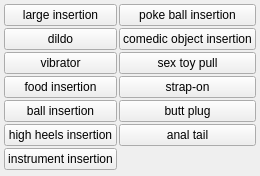
<?xml version="1.0" encoding="UTF-8"?>
<ui version="4.0">
 <class>objects_menu</class>
 <widget class="QWidget" name="objects_menu">
  <property name="geometry">
   <rect><x>0</x><y>0</y><width>240</width><height>176</height></rect>
  </property>
  <layout class="QGridLayout" name="grid">
   <property name="leftMargin"><number>4</number></property>
   <property name="topMargin"><number>4</number></property>
   <property name="rightMargin"><number>4</number></property>
   <property name="bottomMargin"><number>4</number></property>
   <property name="horizontalSpacing"><number>2</number></property>
   <property name="verticalSpacing"><number>2</number></property>
   <item row="0" column="0">
    <widget class="QPushButton" name="chk_large_insertion">
     <property name="checkable"><bool>true</bool></property>
     <property name="text"><string>large insertion</string></property>
     <property name="tags" stdset="0"><string>large insertion</string></property>
    </widget>
   </item>
   <item row="1" column="0">
    <widget class="QPushButton" name="chk_dildo">
     <property name="checkable"><bool>true</bool></property>
     <property name="text"><string>dildo</string></property>
     <property name="tags" stdset="0"><string>dildo</string></property>
     <property name="submenu" stdset="0"><string>:/secondarymenu/objects_dildo_menu.ui</string></property>
    </widget>
   </item>
   <item row="2" column="0">
    <widget class="QPushButton" name="chk_vibrator">
     <property name="checkable"><bool>true</bool></property>
     <property name="text"><string>vibrator</string></property>
     <property name="tags" stdset="0"><string>vibrator</string></property>
     <property name="submenu" stdset="0"><string>:/secondarymenu/objects_vibrator_menu.ui</string></property>
    </widget>
   </item>
   <item row="3" column="0">
    <widget class="QPushButton" name="chk_food_insertion">
     <property name="checkable"><bool>true</bool></property>
     <property name="text"><string>food insertion</string></property>
     <property name="tags" stdset="0"><string>food insertion</string></property>
     <property name="submenu" stdset="0"><string>:/secondarymenu/objects_food_insertion_menu.ui</string></property>
    </widget>
   </item>
   <item row="4" column="0">
    <widget class="QPushButton" name="chk_ball_insertion">
     <property name="checkable"><bool>true</bool></property>
     <property name="text"><string>ball insertion</string></property>
     <property name="tags" stdset="0"><string>ball insertion</string></property>
    </widget>
   </item>
   <item row="5" column="0">
    <widget class="QPushButton" name="chk_high_heels_insertion">
     <property name="checkable"><bool>true</bool></property>
     <property name="text"><string>high heels insertion</string></property>
     <property name="tags" stdset="0"><string>high heels insertion</string></property>
    </widget>
   </item>
   <item row="6" column="0">
    <widget class="QPushButton" name="chk_instrument_insertion">
     <property name="checkable"><bool>true</bool></property>
     <property name="text"><string>instrument insertion</string></property>
     <property name="tags" stdset="0"><string>instrument insertion</string></property>
    </widget>
   </item>
   <item row="0" column="1">
    <widget class="QPushButton" name="chk_poke_ball_insertion">
     <property name="checkable"><bool>true</bool></property>
     <property name="text"><string>poke ball insertion</string></property>
     <property name="tags" stdset="0"><string>poke ball insertion</string></property>
    </widget>
   </item>
   <item row="1" column="1">
    <widget class="QPushButton" name="chk_comedic_object_insertion">
     <property name="checkable"><bool>true</bool></property>
     <property name="text"><string>comedic object insertion</string></property>
     <property name="tags" stdset="0"><string>comedic object insertion</string></property>
    </widget>
   </item>
   <item row="2" column="1">
    <widget class="QPushButton" name="chk_sex_toy_pull">
     <property name="checkable"><bool>true</bool></property>
     <property name="text"><string>sex toy pull</string></property>
     <property name="tags" stdset="0"><string>sex toy pull</string></property>
    </widget>
   </item>
   <item row="3" column="1">
    <widget class="QPushButton" name="chk_strap_on">
     <property name="checkable"><bool>true</bool></property>
     <property name="text"><string>strap-on</string></property>
     <property name="tags" stdset="0"><string>strap-on</string></property>
    </widget>
   </item>
   <item row="4" column="1">
    <widget class="QPushButton" name="chk_butt_plug">
     <property name="checkable"><bool>true</bool></property>
     <property name="text"><string>butt plug</string></property>
     <property name="tags" stdset="0"><string>butt plug</string></property>
    </widget>
   </item>
   <item row="5" column="1">
    <widget class="QPushButton" name="chk_anal_tail">
     <property name="checkable"><bool>true</bool></property>
     <property name="text"><string>anal tail</string></property>
     <property name="tags" stdset="0"><string>anal tail</string></property>
    </widget>
   </item>
  </layout>
 </widget>
 <resources/>
 <connections/>
</ui>
